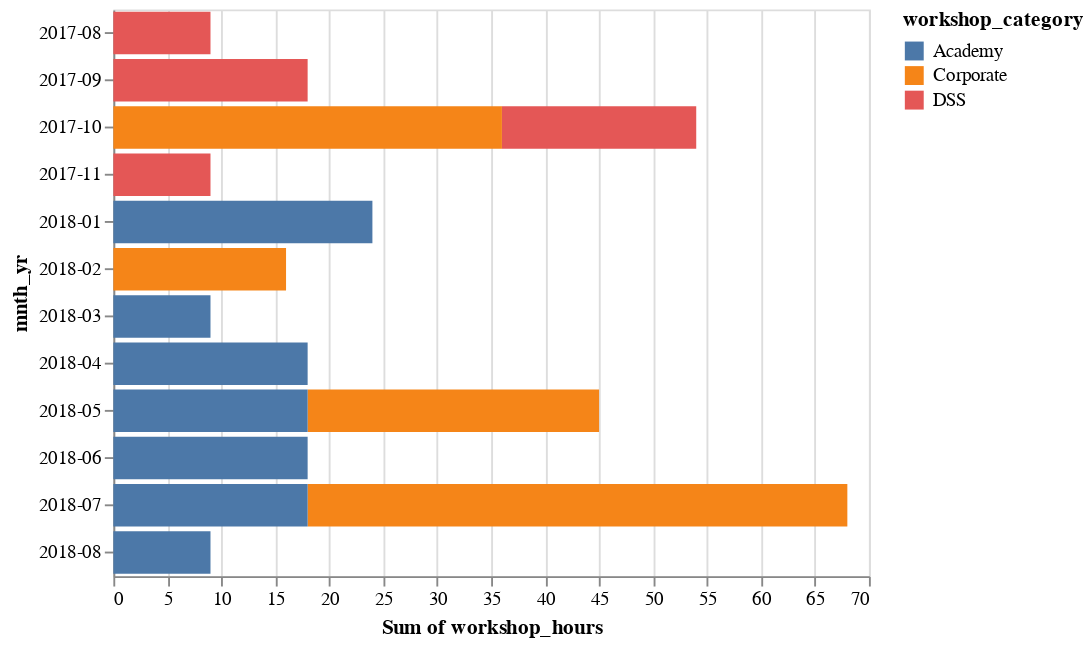

Notebook code for this chart:
### Code cell
alt.Chart(dat).mark_bar().encode(
    alt.X("sum(workshop_hours)"),
    alt.Y('mnth_yr'),
    alt.Color('workshop_category')
)

### Figure 1 — Vega-Lite specification as saved in the notebook (floating-point values rounded to 4 significant figures)
{"$schema": "https://vega.github.io/schema/vega-lite/v2.6.0.json", "config": {"view": {"height": 300, "width": 400}}, "data": {"name": "data-22a39313b39cbe96055f2fc18f760fee"}, "datasets": {"data-22a39313b39cbe96055f2fc18f760fee": [{"class_size": 21, "mnth_yr": "2017-08", "workshop_category": "DSS", "workshop_hours": 9}, {"class_size": 30, "mnth_yr": "2017-09", "workshop_category": "DSS", "workshop_hours": 9}, {"class_size": 12, "mnth_yr": "2017-10", "workshop_category": "DSS", "workshop_hours": 9}, {"class_size": 29, "mnth_yr": "2017-10", "workshop_category": "DSS", "workshop_hours": 9}, {"class_size": 5, "mnth_yr": "2017-10", "workshop_category": "Corporate", "workshop_hours": 18}, {"class_size": 7, "mnth_yr": "2017-11", "workshop_category": "DSS", "workshop_hours": 9}, {"class_size": 10, "mnth_yr": "2017-10", "workshop_category": "Corporate", "workshop_hours": 18}, {"class_size": 27, "mnth_yr": "2017-09", "workshop_category": "DSS", "workshop_hours": 9}, {"class_size": 10, "mnth_yr": "2018-02", "workshop_category": "Corporate", "workshop_hours": 16}, {"class_size": 10, "mnth_yr": "2018-05", "workshop_category": "Corporate", "workshop_hours": 11}, {"class_size": 24, "mnth_yr": "2018-01", "workshop_category": "Academy", "workshop_hours": 9}, {"class_size": 24, "mnth_yr": "2018-01", "workshop_category": "Academy", "workshop_hours": 6}, {"class_size": 19, "mnth_yr": "2018-01", "workshop_category": "Academy", "workshop_hours": 9}, {"class_size": 29, "mnth_yr": "2018-05", "workshop_category": "Academy", "workshop_hours": 9}, {"class_size": 17, "mnth_yr": "2018-07", "workshop_category": "Corporate", "workshop_hours": 30}, {"class_size": 15, "mnth_yr": "2018-07", "workshop_category": "Corporate", "workshop_hours": 20}, {"class_size": 30, "mnth_yr": "2018-07", "workshop_category": "Academy", "workshop_hours": 9}, {"class_size": 30, "mnth_yr": "2018-03", "workshop_category": "Academy", "workshop_hours": 9}, {"class_size": 28, "mnth_yr": "2018-04", "workshop_category": "Academy", "workshop_hours": 9}, {"class_size": 28, "mnth_yr": "2018-04", "workshop_category": "Academy", "workshop_hours": 9}, {"class_size": 29, "mnth_yr": "2018-05", "workshop_category": "Academy", "workshop_hours": 9}, {"class_size": 26, "mnth_yr": "2018-06", "workshop_category": "Academy", "workshop_hours": 9}, {"class_size": 23, "mnth_yr": "2018-06", "workshop_category": "Academy", "workshop_hours": 9}, {"class_size": 12, "mnth_yr": "2018-05", "workshop_category": "Corporate", "workshop_hours": 16}, {"class_size": 23, "mnth_yr": "2018-07", "workshop_category": "Academy", "workshop_hours": 9}, {"class_size": 23, "mnth_yr": "2018-08", "workshop_category": "Academy", "workshop_hours": 9}]}, "encoding": {"color": {"field": "workshop_category", "type": "nominal"}, "x": {"aggregate": "sum", "field": "workshop_hours", "type": "quantitative"}, "y": {"field": "mnth_yr", "type": "nominal"}}, "mark": "bar"}
